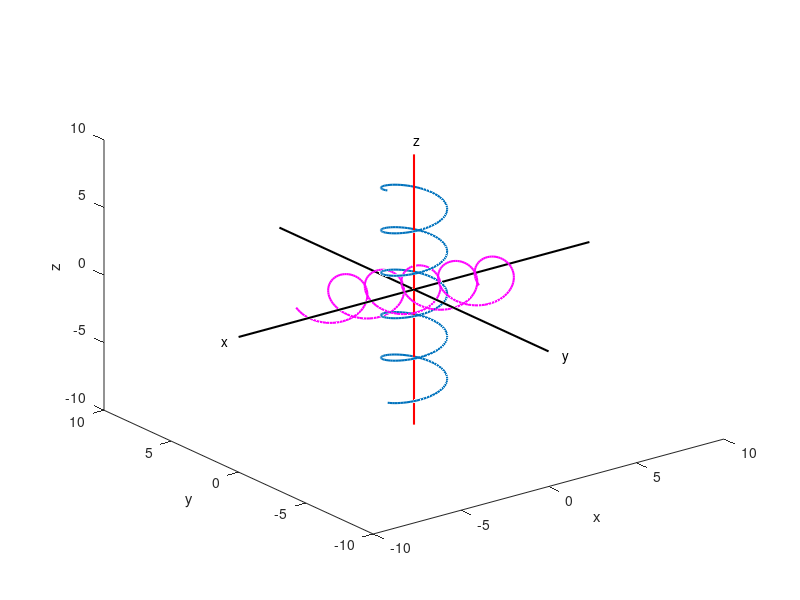

MATLAB code for this plot:
clear all
close all

t = -5*pi:0.1:5*pi;

z = t/2
x = 1.5 * cos(t)
y = 1.5 *  sin(t)
M = [x;y;z]
plot3(M(1,:),M(2,:),M(3,:),'LineWidth',1.5)

xlim([-10 10])
ylim([-10 10])
zlim([-10 10])
%grid on

hold on;
H = line ([-10 10],[0 0])
set (H,'color','k','LineWidth',1.5)
H = line ([0 0],[-10 10])
set (H,'color','k','LineWidth',1.5)
H = line ([0 0],[0 0],[-10 10])
set (H,'color','r','LineWidth',1.5)

a = pi/3;
T = [ 1 0 0; 0 cos(a) -sin(a); 0 sin(a) cos(a)]

%T = [ 0.7071 0 -0.7071; 0 1 0; 0.7071 0 0.7071]

hold on;

S = T*M

plot3(S(1,:),S(2,:),S(3,:),'m','LineWidth',1.5)
xlabel ('x')
ylabel ('y')
zlabel ('z')
text (11,0,'x')
text (-11,0,'x')
text (0,11,'y')
text (0,-11,'y')
text (0,0,11,'z')
text (0,0,-11,'z')
rotate3d
